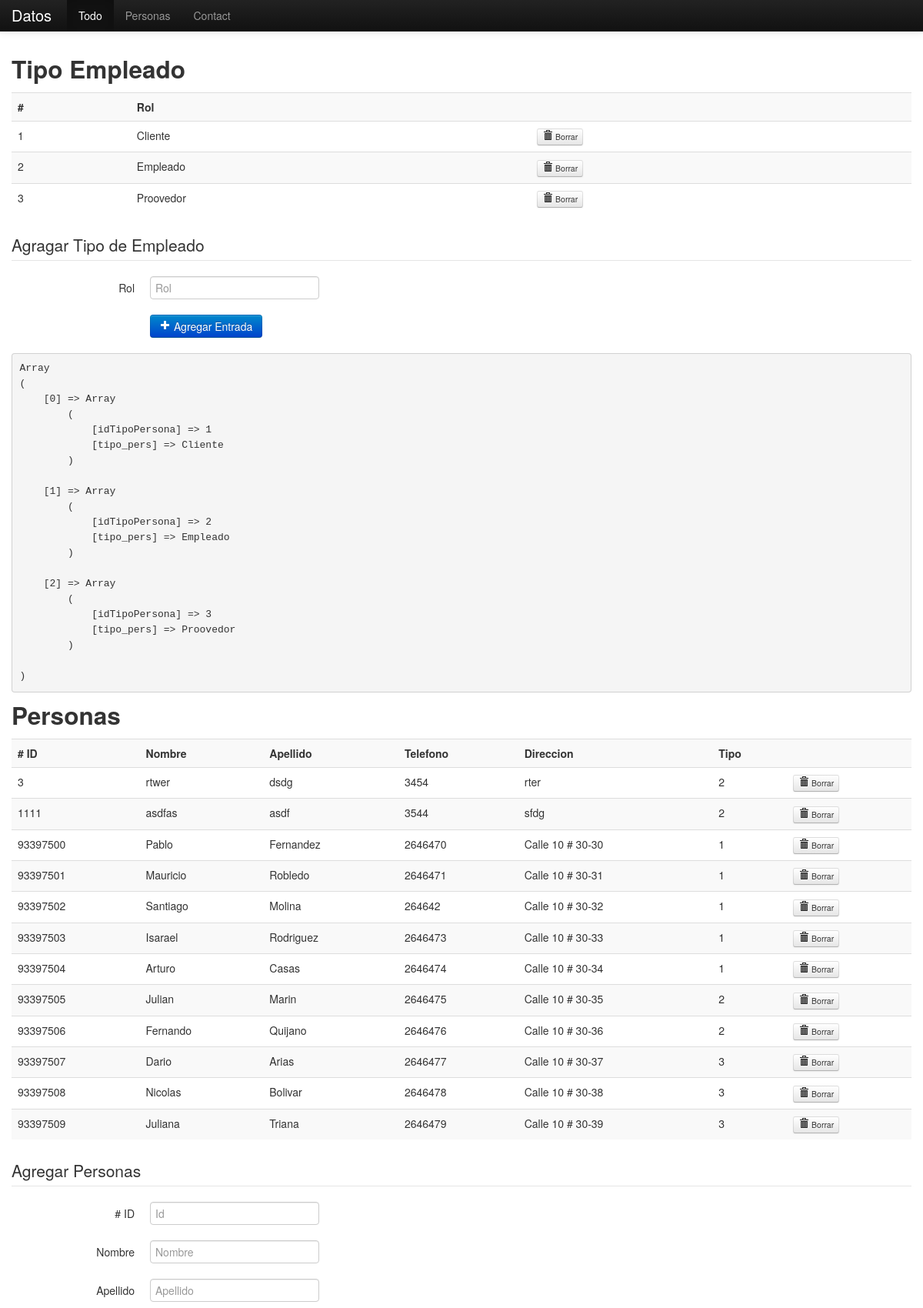
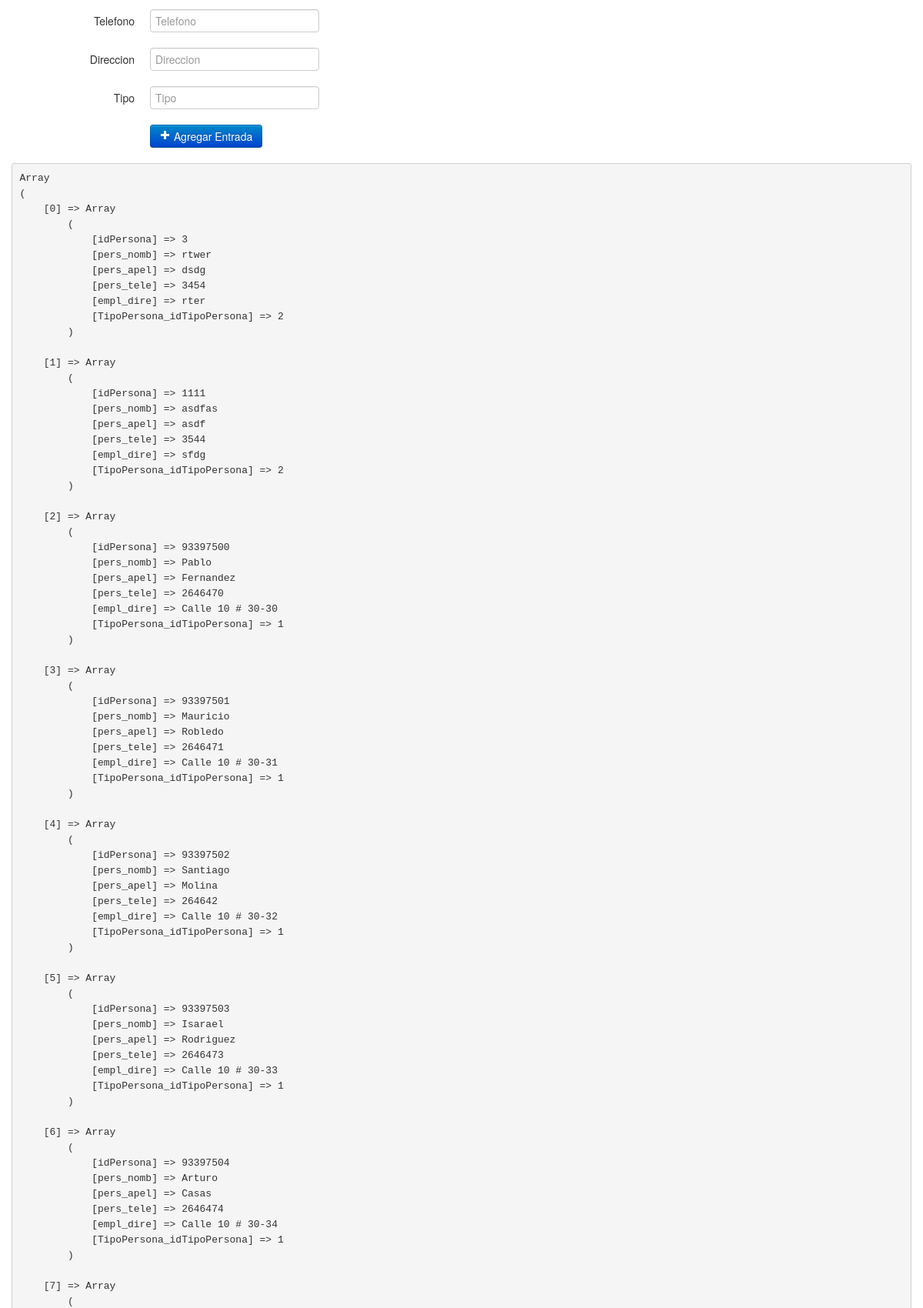
The app's page /datos/index.php (upper part) with its own data (2 pictures, top to bottom).
### tables this page shows
CREATE TABLE IF NOT EXISTS `tipopersona` (
  `idTipoPersona` int(11) NOT NULL,
  `tipo_pers` varchar(45) DEFAULT NULL,
  PRIMARY KEY (`idTipoPersona`)
);

CREATE TABLE IF NOT EXISTS `persona` (
  `idPersona` int(11) NOT NULL,
  `pers_nomb` varchar(45) DEFAULT NULL,
  `pers_apel` varchar(45) DEFAULT NULL,
  `pers_tele` varchar(45) DEFAULT NULL,
  `empl_dire` varchar(45) DEFAULT NULL,
  `TipoPersona_idTipoPersona` int(11) NOT NULL,
  PRIMARY KEY (`idPersona`),
  KEY `fk_Personas_TipoPersona1_idx` (`TipoPersona_idTipoPersona`)
);

### datos/crud.php (called while the page is built, shortened)
<?php
class Database
{
    private $result = array();
    public function select($table, $rows = '*', $where = null, $order = null)
    {
        $q = 'SELECT '.$rows.' FROM '.$table;
        $query = @mysql_query($q);
        if($query)
        {
            $this->numResults = mysql_num_rows($query);
            for($i = 0; $i < $this->numResults; $i++)
            {
                $r = mysql_fetch_assoc($query);
                $key = array_keys($r);
                for($x = 0; $x < count($key); $x++)
                {
                    if(!is_int($key[$x]))
                    {
                        if(mysql_num_rows($query) > 1)
                            $this->result[$i][$key[$x]] = $r[$key[$x]];
                        else if(mysql_num_rows($query) < 1)
                            $this->result = null;
                        else
                            $this->result[$key[$x]] = $r[$key[$x]];
                    }
                }
            }
            return true;
        }
        else
        {
            return false;
        }
    }
    public function getResult()
    {
        return $this->result;
    }
}
?>

### datos/index.php (the view, shortened to what this page needs)
<?php
  include('crud.php');
?>
<!DOCTYPE html>
<html lang="en">
  <head>
    <link href="css/bootstrap.css" rel="stylesheet">
    <link href="css/bootstrap-responsive.css" rel="stylesheet">
  </head>
  <body>
    <div class="navbar navbar-inverse navbar-fixed-top">
      <div class="navbar-inner">
        <div class="container">
          <a class="brand" href="#"> Datos</a>
          <div class="nav-collapse collapse">
            <ul class="nav">
              <li class="active"><a href="#"> Todo </a></li>
              <li><a href="personas.php"> Personas </a></li>
              <li><a href="#contact">Contact</a></li>
            </ul>
          </div>
        </div>
      </div>
    </div>
    <div class="container">
<h2> Tipo Empleado</h2>
  <table class="table table-striped">
  <tr class="success" >
    <th>#</th>
    <th> Rol </th>
    <th> </th>
  </tr>
<?php
  $db = new Database();
  $db->connect();
  $db->select('tipopersona');
  $result_tipo = $db->getResult();
    for ( $i = 0; $i <count($result_tipo); $i++) {
      echo "<tr>";
      echo "<td>";
      echo "{$result_tipo[$i][idTipoPersona]}";
      echo "</td>";
      echo "<td>";
      echo "{$result_tipo[$i][tipo_pers]} \n";
      echo "</td>";
      echo "<td>";
      echo "<a class='btn btn-mini' href='#'><i class='icon-trash'></i> Borrar</a>";
      echo "</td>";
      echo "</tr>";
    }
?>
  </table>
  <legend> Agragar Tipo de Empleado </legend>
    <form class="form-horizontal">
      <div class="control-group">
        <label class="control-label" for="inputRol">Rol</label>
        <div class="controls">
        <input type="text" id="inputRol" placeholder="Rol">
        </div>
      </div>
      <div class="control-group">
        <div class="controls">
          <button type="submit" class="btn btn-primary"><i class='icon-plus icon-white'></i> Agregar Entrada</button>
        </div>
      </div>
    </form>
<?php
  echo "<pre>";
    print_r($result_tipo);
  echo "</pre>";
?>
<h2> Personas </h2>
  <table class="table table-striped">
  <tr class="success" >
    <th># ID </th>
    <th> Nombre  </th>
    <th> Apellido </th>
    <th> Telefono </th>
    <th> Direccion </th>
    <th> Tipo </th>
    <th> </th>
  </tr>
<?php
  $db = new Database();
  $db->connect();
  $db->select('persona');
  $result_personas = $db->getResult();
    for ( $i = 0; $i <count($result_personas); $i++) {
      echo "<tr>";
      echo "<td>";
      echo "{$result_personas[$i][idPersona]}";
      echo "</td>";
      echo "<td>";
      echo "{$result_personas[$i][pers_nomb]} \n";
      echo "</td>";
      echo "<td>";
      echo "{$result_personas[$i][pers_apel]} \n";
      echo "</td>";
      echo "<td>";
      echo "{$result_personas[$i][pers_tele]} \n";
      echo "</td>";
      echo "<td>";
      echo "{$result_personas[$i][empl_dire]} \n";
      echo "</td>";
      echo "<td>";
      echo "{$result_personas[$i][TipoPersona_idTipoPersona]} \n";
      echo "</td>";
      echo "<td>";
      echo "<a class='btn btn-mini' href='#'><i class='icon-trash'></i> Borrar</a>";
      echo "</td>";
      echo "</tr>";
    }
?>
  </table>
  <legend> Agregar Personas </legend>
    <form class="form-horizontal">
      <div class="control-group">
        <label class="control-label" for="inputId"># ID </label>
        <div class="controls">
        <input type="text" id="inputId" placeholder="Id">
        </div>
      </div>
      <div class="control-group">
        <label class="control-label" for="inputNombre"> Nombre </label>
        <div class="controls">
        <input type="text" id="inputNombre" placeholder="Nombre">
        </div>
      </div>
      <div class="control-group">
        <label class="control-label" for="inputApellido"> Apellido </label>
        <div class="controls">
        <input type="text" id="inputApellido" placeholder="Apellido">
        </div>
      </div>
      <div class="control-group">
        <label class="control-label" for="inputTelefono"> Telefono </label>
        <div class="controls">
        <input type="text" id="inputTelefono" placeholder="Telefono">
        </div>
      </div>
      <div class="control-group">
        <label class="control-label" for="inputDireccion"> Direccion </label>
        <div class="controls">
        <input type="text" id="inputDireccion" placeholder="Direccion">
        </div>
      </div>
      <div class="control-group">
        <label class="control-label" for="inputTipo"> Tipo </label>
        <div class="controls">
        <input type="text" id="inputTipo" placeholder="Tipo">
        </div>
      </div>
      <div class="control-group">
        <div class="controls">
          <button type="submit" class="btn btn-primary"><i class='icon-plus icon-white'></i> Agregar Entrada</button>
        </div>
      </div>
    </form>
<?php
  echo "<pre>";
    print_r($result_personas);
  echo "</pre>";
?>
<?php
  $db = new Database();
  $db->connect();
  $db->select('categoria');
  $result_categoria = $db->getResult();
?>
<?php
    print_r($result_categoria);
?>
    </div>
  </body>
</html>

### datos/index.php (style rules this page uses)
body { padding-top: 60px; }

### records on screen
tipopersona: idTipoPersona "1", tipo_pers "Cliente"
tipopersona: idTipoPersona "2", tipo_pers "Empleado"
tipopersona: idTipoPersona "3", tipo_pers "Proovedor"
persona: idPersona "3", pers_nomb "rtwer", pers_apel "dsdg", pers_tele "3454", empl_dire "rter", TipoPersona_idTipoPersona "2"
persona: idPersona "1111", pers_nomb "asdfas", pers_apel "asdf", pers_tele "3544", empl_dire "sfdg", TipoPersona_idTipoPersona "2"
persona: idPersona "93397500", pers_nomb "Pablo", pers_apel "Fernandez", pers_tele "2646470", empl_dire "Calle 10 # 30-30", TipoPersona_idTipoPersona "1"
persona: idPersona "93397501", pers_nomb "Mauricio", pers_apel "Robledo", pers_tele "2646471", empl_dire "Calle 10 # 30-31", TipoPersona_idTipoPersona "1"
persona: idPersona "93397502", pers_nomb "Santiago", pers_apel "Molina", pers_tele "264642", empl_dire "Calle 10 # 30-32", TipoPersona_idTipoPersona "1"
persona: idPersona "93397503", pers_nomb "Isarael", pers_apel "Rodriguez", pers_tele "2646473", empl_dire "Calle 10 # 30-33", TipoPersona_idTipoPersona "1"
persona: idPersona "93397504", pers_nomb "Arturo", pers_apel "Casas", pers_tele "2646474", empl_dire "Calle 10 # 30-34", TipoPersona_idTipoPersona "1"
persona: idPersona "93397505", pers_nomb "Julian", pers_apel "Marin", pers_tele "2646475", empl_dire "Calle 10 # 30-35", TipoPersona_idTipoPersona "2"
persona: idPersona "93397506", pers_nomb "Fernando", pers_apel "Quijano", pers_tele "2646476", empl_dire "Calle 10 # 30-36", TipoPersona_idTipoPersona "2"
persona: idPersona "93397507", pers_nomb "Dario", pers_apel "Arias", pers_tele "2646477", empl_dire "Calle 10 # 30-37", TipoPersona_idTipoPersona "3"
persona: idPersona "93397508", pers_nomb "Nicolas", pers_apel "Bolivar", pers_tele "2646478", empl_dire "Calle 10 # 30-38", TipoPersona_idTipoPersona "3"
persona: idPersona "93397509", pers_nomb "Juliana", pers_apel "Triana", pers_tele "2646479", empl_dire "Calle 10 # 30-39", TipoPersona_idTipoPersona "3"
